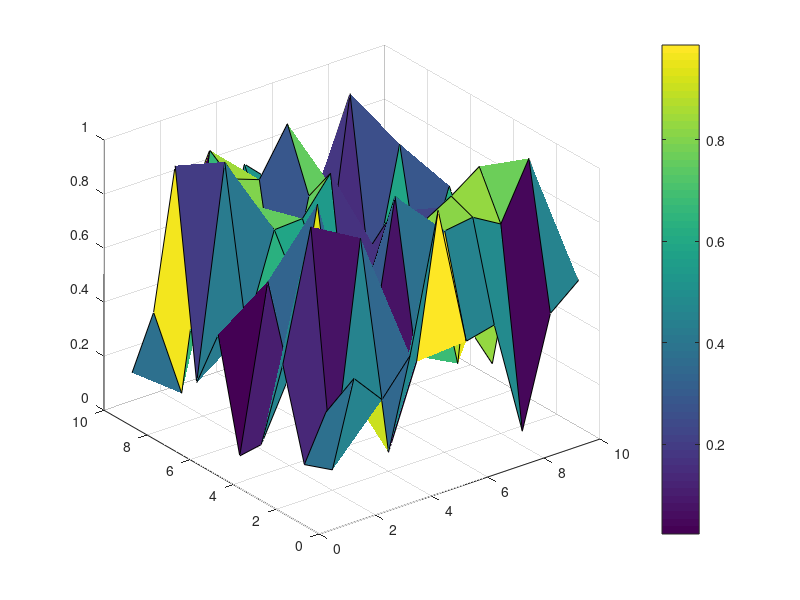

This figure's MATLAB source:
figure('Units', 'pixels', 'Position', [100 100 560 420]);
ax = axes('Units', 'pixels');
x = rand(10);
surf(x)
c = colorbar;
disp('Screen DPI:')
disp(get(0,'ScreenPixelsPerInch'))
disp('Axes Position:')
disp(get(gca,'Position'))
disp('Colorbar Position:')
disp(get(c,'Position'))
